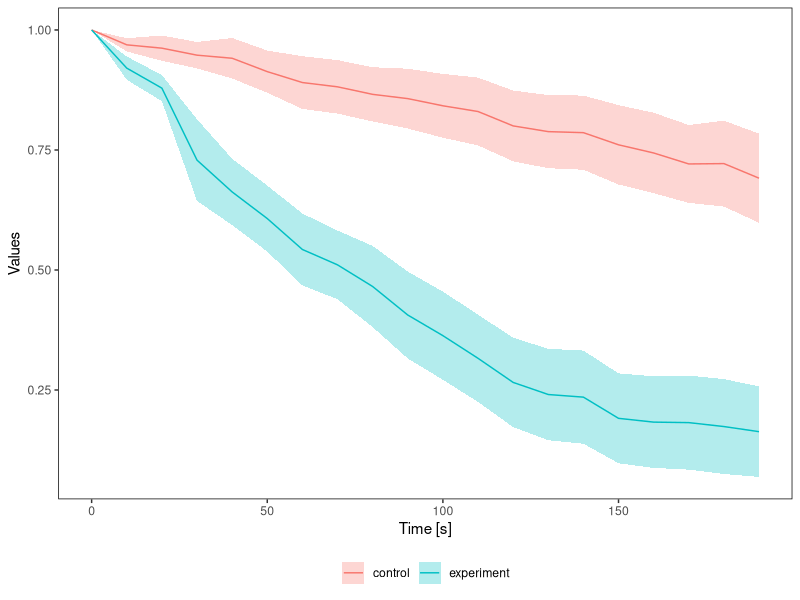
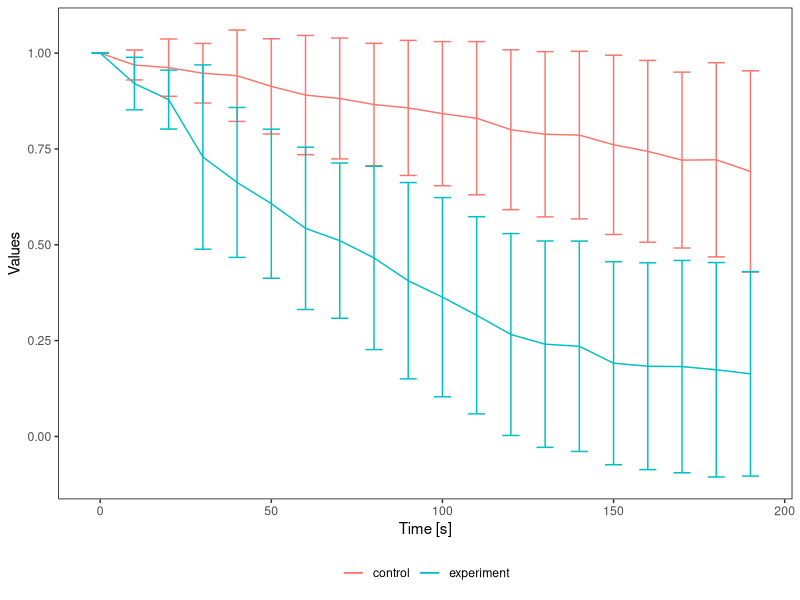

Generate these figures, in order, with R:
## ---- chunk 1
knitr::opts_chunk$set(echo = TRUE)
knitr::opts_chunk$set(warning = FALSE, message = FALSE) 
## ---- chunk 2

library(ggplot2)
library(dplyr)

mean_sd_data <- as.data.frame(read.csv("mean_sd_data.csv"))

mean_sd_data<-mean_sd_data %>%
  group_by(TREATMENT, time) %>%
  summarise(mean= mean(Values), se=sd(Values)/sqrt(length(Values)), sd=sd(Values))

mean_sd_data$se_upper<- mean_sd_data$mean + mean_sd_data$se
mean_sd_data$se_lower<- mean_sd_data$mean - mean_sd_data$se
mean_sd_data$sd_upper<- mean_sd_data$mean + mean_sd_data$sd
mean_sd_data$sd_lower<- mean_sd_data$mean - mean_sd_data$sd

mean_sd_plot_se<- ggplot(mean_sd_data, aes(x =time, y = mean, color = TREATMENT))+
  geom_line() +
  xlab("Time [s]")+
  ylab("Values")+
  theme(panel.background=element_blank(), 
        strip.background = element_blank(),
        strip.placement = "outside",
        panel.border=element_rect(colour="black",fill=NA),
        legend.title = element_blank(),
        legend.position="bottom", 
        legend.direction="horizontal")  +
  geom_ribbon(aes(ymin=se_lower,ymax=se_upper, fill= TREATMENT),alpha=0.3, linetype = 0) 


mean_sd_plot_se

mean_sd_plot_sd<- ggplot(mean_sd_data, aes(x =time, y = mean, color = TREATMENT))+
  geom_line() +
  xlab("Time [s]")+
  ylab("Values")+
  theme(panel.background=element_blank(), 
        strip.background = element_blank(),
        strip.placement = "outside",
        panel.border=element_rect(colour="black",fill=NA),
        legend.title = element_blank(),
        legend.position="bottom", 
        legend.direction="horizontal")  +
  geom_errorbar(aes(ymin=sd_lower,ymax=sd_upper, color= TREATMENT), width=5) 


mean_sd_plot_sd
